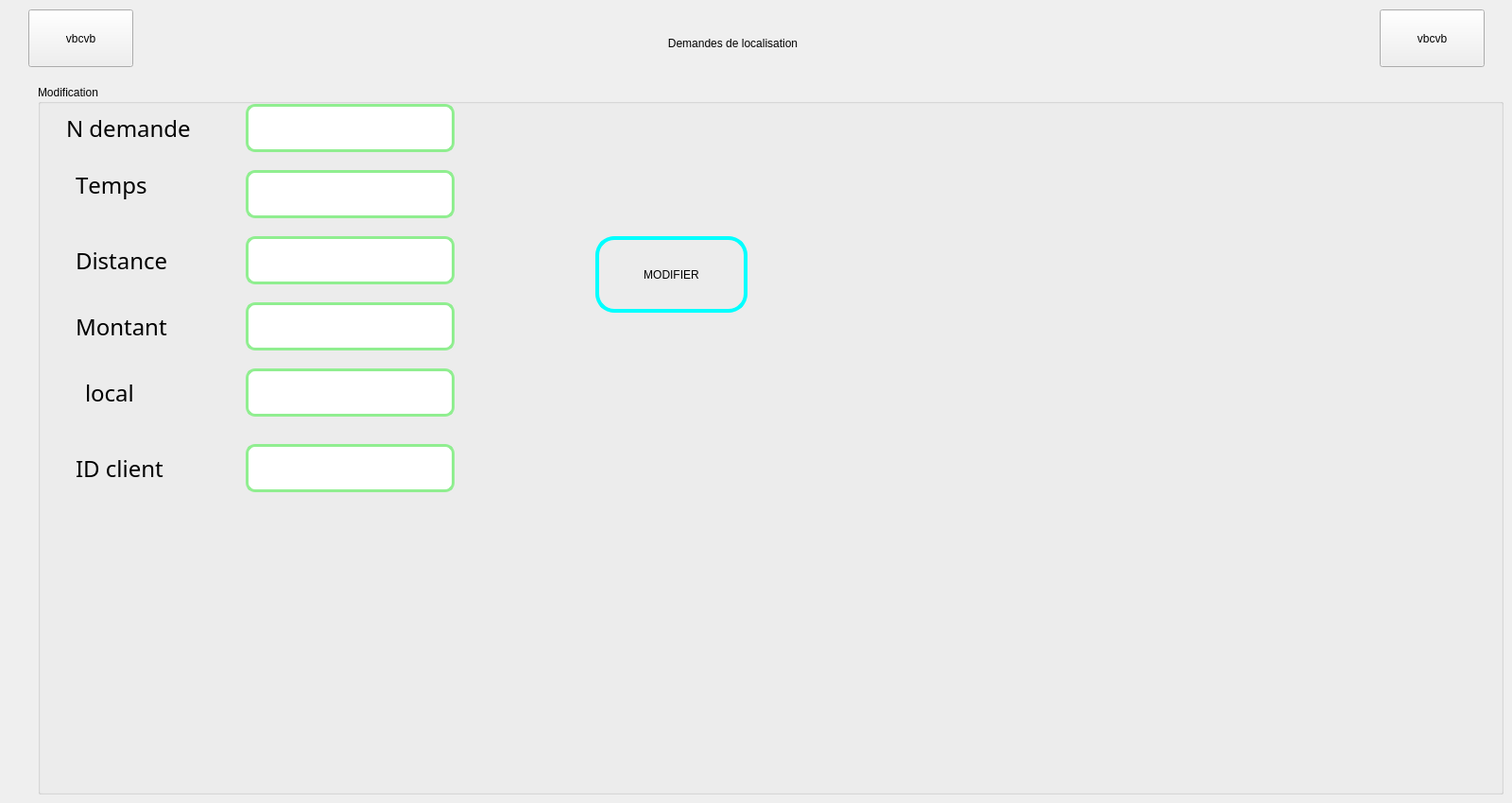
      <widget class="QWidget" name="page_9">
       <widget class="QGroupBox" name="groupBox_5">
        <property name="geometry">
         <rect>
          <x>40</x>
          <y>90</y>
          <width>1551</width>
          <height>751</height>
         </rect>
        </property>
        <property name="title">
         <string>Modification</string>
        </property>
        <widget class="QLabel" name="label_13">
         <property name="geometry">
          <rect>
           <x>30</x>
           <y>20</y>
           <width>151</width>
           <height>51</height>
          </rect>
         </property>
         <property name="font">
          <font>
           <family>Tw Cen MT</family>
           <pointsize>18</pointsize>
           <weight>50</weight>
           <italic>false</italic>
           <bold>false</bold>
           <kerning>false</kerning>
          </font>
         </property>
         <property name="styleSheet">
          <string notr="true">font: 18pt &quot;Tw Cen MT&quot;;
border-color: rgb(0,0, 0, 0);
background-color: qlineargradient(spread:reflect, x1:0, y1:0, x2:1, y2:1, stop:0 rgba(0, 0, 0, 0), stop:1 rgba(0, 0, 0, 0));</string>
         </property>
         <property name="text">
          <string>N demande</string>
         </property>
        </widget>
        <widget class="QLabel" name="label_16">
         <property name="geometry">
          <rect>
           <x>40</x>
           <y>230</y>
           <width>121</width>
           <height>51</height>
          </rect>
         </property>
         <property name="font">
          <font>
           <family>Tw Cen MT</family>
           <pointsize>18</pointsize>
           <weight>50</weight>
           <italic>false</italic>
           <bold>false</bold>
           <kerning>false</kerning>
          </font>
         </property>
         <property name="styleSheet">
          <string notr="true">font: 18pt &quot;Tw Cen MT&quot;;
border-color: rgb(0,0, 0, 0);
background-color: qlineargradient(spread:reflect, x1:0, y1:0, x2:1, y2:1, stop:0 rgba(0, 0, 0, 0), stop:1 rgba(0, 0, 0, 0));</string>
         </property>
         <property name="text">
          <string>Montant</string>
         </property>
        </widget>
        <widget class="QLabel" name="label_17">
         <property name="geometry">
          <rect>
           <x>40</x>
           <y>80</y>
           <width>121</width>
           <height>51</height>
          </rect>
         </property>
         <property name="font">
          <font>
           <family>Tw Cen MT</family>
           <pointsize>18</pointsize>
           <weight>50</weight>
           <italic>false</italic>
           <bold>false</bold>
           <kerning>false</kerning>
          </font>
         </property>
         <property name="styleSheet">
          <string notr="true">font: 18pt &quot;Tw Cen MT&quot;;
border-color: rgb(0,0, 0, 0);
background-color: qlineargradient(spread:reflect, x1:0, y1:0, x2:1, y2:1, stop:0 rgba(0, 0, 0, 0), stop:1 rgba(0, 0, 0, 0));</string>
         </property>
         <property name="text">
          <string>Temps</string>
         </property>
        </widget>
        <widget class="QLabel" name="label_18">
         <property name="geometry">
          <rect>
           <x>40</x>
           <y>380</y>
           <width>121</width>
           <height>51</height>
          </rect>
         </property>
         <property name="font">
          <font>
           <family>Tw Cen MT</family>
           <pointsize>18</pointsize>
           <weight>50</weight>
           <italic>false</italic>
           <bold>false</bold>
           <kerning>false</kerning>
          </font>
         </property>
         <property name="styleSheet">
          <string notr="true">font: 18pt &quot;Tw Cen MT&quot;;
border-color: rgb(0,0, 0, 0);
background-color: qlineargradient(spread:reflect, x1:0, y1:0, x2:1, y2:1, stop:0 rgba(0, 0, 0, 0), stop:1 rgba(0, 0, 0, 0));</string>
         </property>
         <property name="text">
          <string>ID client</string>
         </property>
        </widget>
        <widget class="QLabel" name="label_19">
         <property name="geometry">
          <rect>
           <x>40</x>
           <y>160</y>
           <width>121</width>
           <height>51</height>
          </rect>
         </property>
         <property name="font">
          <font>
           <family>Tw Cen MT</family>
           <pointsize>18</pointsize>
           <weight>50</weight>
           <italic>false</italic>
           <bold>false</bold>
           <kerning>false</kerning>
          </font>
         </property>
         <property name="styleSheet">
          <string notr="true">font: 18pt &quot;Tw Cen MT&quot;;
border-color: rgb(0,0, 0, 0);
background-color: qlineargradient(spread:reflect, x1:0, y1:0, x2:1, y2:1, stop:0 rgba(0, 0, 0, 0), stop:1 rgba(0, 0, 0, 0));</string>
         </property>
         <property name="text">
          <string>Distance</string>
         </property>
        </widget>
        <widget class="QLineEdit" name="num_demande_2">
         <property name="enabled">
          <bool>true</bool>
         </property>
         <property name="geometry">
          <rect>
           <x>220</x>
           <y>20</y>
           <width>221</width>
           <height>51</height>
          </rect>
         </property>
         <property name="font">
          <font>
           <family>Segoe UI</family>
           <pointsize>14</pointsize>
           <weight>37</weight>
           <italic>true</italic>
           <bold>false</bold>
          </font>
         </property>
         <property name="autoFillBackground">
          <bool>false</bool>
         </property>
         <property name="styleSheet">
          <string notr="true">background-color: white;
 border-style: solid;
 border-width:3px;
 border-radius:10px;
 border-color: lightgreen;
 </string>
         </property>
         <property name="text">
          <string/>
         </property>
        </widget>
        <widget class="QLineEdit" name="id_client_2">
         <property name="enabled">
          <bool>true</bool>
         </property>
         <property name="geometry">
          <rect>
           <x>220</x>
           <y>380</y>
           <width>221</width>
           <height>51</height>
          </rect>
         </property>
         <property name="font">
          <font>
           <family>Segoe UI</family>
           <pointsize>14</pointsize>
           <weight>37</weight>
           <italic>true</italic>
           <bold>false</bold>
          </font>
         </property>
         <property name="autoFillBackground">
          <bool>false</bool>
         </property>
         <property name="styleSheet">
          <string notr="true">background-color: white;
 border-style: solid;
 border-width:3px;
 border-radius:10px;
 border-color: lightgreen;
 </string>
         </property>
         <property name="text">
          <string/>
         </property>
        </widget>
        <widget class="QLineEdit" name="temps_2">
         <property name="enabled">
          <bool>true</bool>
         </property>
         <property name="geometry">
          <rect>
           <x>220</x>
           <y>90</y>
           <width>221</width>
           <height>51</height>
          </rect>
         </property>
         <property name="font">
          <font>
           <family>Segoe UI</family>
           <pointsize>14</pointsize>
           <weight>37</weight>
           <italic>true</italic>
           <bold>false</bold>
          </font>
         </property>
         <property name="autoFillBackground">
          <bool>false</bool>
         </property>
         <property name="styleSheet">
          <string notr="true">background-color: white;
 border-style: solid;
 border-width:3px;
 border-radius:10px;
 border-color: lightgreen;
 </string>
         </property>
         <property name="text">
          <string/>
         </property>
        </widget>
        <widget class="QLineEdit" name="local_2">
         <property name="enabled">
          <bool>true</bool>
         </property>
         <property name="geometry">
          <rect>
           <x>220</x>
           <y>300</y>
           <width>221</width>
           <height>51</height>
          </rect>
         </property>
         <property name="font">
          <font>
           <family>Segoe UI</family>
           <pointsize>14</pointsize>
           <weight>37</weight>
           <italic>true</italic>
           <bold>false</bold>
          </font>
         </property>
         <property name="autoFillBackground">
          <bool>false</bool>
         </property>
         <property name="styleSheet">
          <string notr="true">background-color: white;
 border-style: solid;
 border-width:3px;
 border-radius:10px;
 border-color: lightgreen;
 </string>
         </property>
         <property name="text">
          <string/>
         </property>
        </widget>
        <widget class="QLineEdit" name="montant_2">
         <property name="enabled">
          <bool>true</bool>
         </property>
         <property name="geometry">
          <rect>
           <x>220</x>
           <y>230</y>
           <width>221</width>
           <height>51</height>
          </rect>
         </property>
         <property name="font">
          <font>
           <family>Segoe UI</family>
           <pointsize>14</pointsize>
           <weight>37</weight>
           <italic>true</italic>
           <bold>false</bold>
          </font>
         </property>
         <property name="autoFillBackground">
          <bool>false</bool>
         </property>
         <property name="styleSheet">
          <string notr="true">background-color: white;
 border-style: solid;
 border-width:3px;
 border-radius:10px;
 border-color: lightgreen;
 </string>
         </property>
         <property name="text">
          <string/>
         </property>
        </widget>
        <widget class="QLineEdit" name="distance_2">
         <property name="enabled">
          <bool>true</bool>
         </property>
         <property name="geometry">
          <rect>
           <x>220</x>
           <y>160</y>
           <width>221</width>
           <height>51</height>
          </rect>
         </property>
         <property name="font">
          <font>
           <family>Segoe UI</family>
           <pointsize>14</pointsize>
           <weight>37</weight>
           <italic>true</italic>
           <bold>false</bold>
          </font>
         </property>
         <property name="autoFillBackground">
          <bool>false</bool>
         </property>
         <property name="styleSheet">
          <string notr="true">background-color: white;
 border-style: solid;
 border-width:3px;
 border-radius:10px;
 border-color: lightgreen;
 </string>
         </property>
         <property name="text">
          <string/>
         </property>
        </widget>
        <widget class="QPushButton" name="bouton_modifier">
         <property name="geometry">
          <rect>
           <x>590</x>
           <y>160</y>
           <width>161</width>
           <height>81</height>
          </rect>
         </property>
         <property name="styleSheet">
          <string notr="true">font: 16pt &quot;Tw Cen MT Condensed Extra Bold&quot;;
 background-color: transparent;
 border-style: solid;
 border-width:4px;
 border-radius:20px;
 border-color: cyan;
selection-background-color: green;
selection-color: rgb(98, 98, 98);</string>
         </property>
         <property name="text">
          <string>MODIFIER</string>
         </property>
         <property name="icon">
          <iconset>
           <normaloff>../../../Downloads/transfer-3819.png</normaloff>../../../Downloads/transfer-3819.png</iconset>
         </property>
        </widget>
        <widget class="QLabel" name="label_20">
         <property name="geometry">
          <rect>
           <x>50</x>
           <y>300</y>
           <width>121</width>
           <height>51</height>
          </rect>
         </property>
         <property name="font">
          <font>
           <family>Tw Cen MT</family>
           <pointsize>18</pointsize>
           <weight>50</weight>
           <italic>false</italic>
           <bold>false</bold>
           <kerning>false</kerning>
          </font>
         </property>
         <property name="styleSheet">
          <string notr="true">font: 18pt &quot;Tw Cen MT&quot;;
border-color: rgb(0,0, 0, 0);
background-color: qlineargradient(spread:reflect, x1:0, y1:0, x2:1, y2:1, stop:0 rgba(0, 0, 0, 0), stop:1 rgba(0, 0, 0, 0));</string>
         </property>
         <property name="text">
          <string>local</string>
         </property>
        </widget>
       </widget>
       <widget class="QPushButton" name="pushButton_28">
        <property name="geometry">
         <rect>
          <x>1460</x>
          <y>10</y>
          <width>111</width>
          <height>61</height>
         </rect>
        </property>
        <property name="text">
         <string>vbcvb</string>
        </property>
        <property name="checkable">
         <bool>true</bool>
        </property>
       </widget>
       <widget class="QPushButton" name="pushButton_29">
        <property name="geometry">
         <rect>
          <x>30</x>
          <y>10</y>
          <width>111</width>
          <height>61</height>
         </rect>
        </property>
        <property name="text">
         <string>vbcvb</string>
        </property>
        <property name="checkable">
         <bool>true</bool>
        </property>
       </widget>
       <widget class="QLabel" name="label_28">
        <property name="geometry">
         <rect>
          <x>590</x>
          <y>20</y>
          <width>371</width>
          <height>51</height>
         </rect>
        </property>
        <property name="text">
         <string>Demandes de localisation</string>
        </property>
        <property name="alignment">
         <set>Qt::AlignCenter</set>
        </property>
       </widget>
      </widget>
